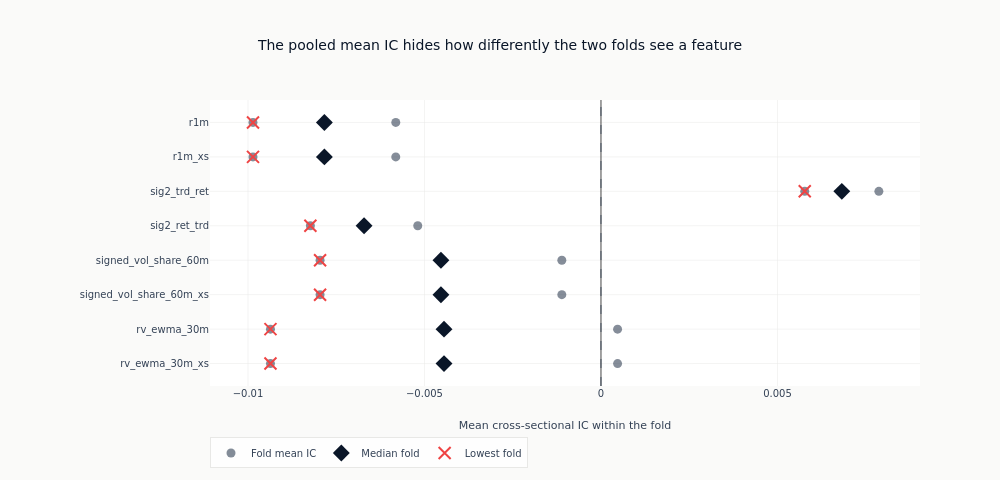

This figure's notebook cell:
### Code cell
stability_features = [name for name in reversed(leaders) if name in fold_stats]
if stability_features:
    fig = go.Figure()
    _ = fig.add_trace(
        go.Scatter(
            x=[value for name in stability_features for value in fold_stats[name]["fold_ics"]],
            y=[name for name in stability_features for _ in fold_stats[name]["fold_ics"]],
            mode="markers",
            marker={"color": COLORS["neutral"], "size": 9, "opacity": 0.6},
            name="Fold mean IC",
        )
    )
    _ = fig.add_trace(
        go.Scatter(
            x=[fold_stats[name]["median_fold_ic"] for name in stability_features],
            y=stability_features,
            mode="markers",
            marker={"color": COLORS["blue"], "size": 13, "symbol": "diamond"},
            name="Median fold",
        )
    )
    _ = fig.add_trace(
        go.Scatter(
            x=[fold_stats[name]["worst_fold_ic"] for name in stability_features],
            y=stability_features,
            mode="markers",
            marker={
                "color": COLORS["negative"],
                "size": 12,
                "symbol": "x-thin",
                "line": {"width": 2, "color": COLORS["negative"]},
            },
            name="Lowest fold",
        )
    )
    _ = fig.add_vline(x=0, line={"color": COLORS["neutral"], "width": 0.8, "dash": "dash"})
    fig.update_layout(
        title="The pooled mean IC hides how differently the two folds see a feature",
        xaxis_title="Mean cross-sectional IC within the fold",
        height=480,
        width=1000,
        margin={"l": 210},
        legend={"orientation": "h", "y": -0.18},
    )
    fig.show()

### Figure 1 — Plotly figure (JSON) as saved in the notebook; plotly's stock layout.template omitted (floating-point values rounded to 4 significant figures)
{"data": [{"marker": {"color": "#334155", "opacity": 0.6, "size": 9}, "mode": "markers", "name": "Fold mean IC", "type": "scatter", "x": [-0.009363, 0.0004704, -0.009363, 0.0004704, -0.007957, -0.001109, -0.007957, -0.001109, -0.00519, -0.008232, 0.005773, 0.007872, -0.009857, -0.005813, -0.009857, -0.005813], "y": ["rv_ewma_30m_xs", "rv_ewma_30m_xs", "rv_ewma_30m", "rv_ewma_30m", "signed_vol_share_60m_xs", "signed_vol_share_60m_xs", "signed_vol_share_60m", "signed_vol_share_60m", "sig2_ret_trd", "sig2_ret_trd", "sig2_trd_ret", "sig2_trd_ret", "r1m_xs", "r1m_xs", "r1m", "r1m"]}, {"marker": {"color": "#0a1628", "size": 13, "symbol": "diamond"}, "mode": "markers", "name": "Median fold", "type": "scatter", "x": [-0.004446, -0.004446, -0.004533, -0.004533, -0.006711, 0.006822, -0.007835, -0.007835], "y": ["rv_ewma_30m_xs", "rv_ewma_30m", "signed_vol_share_60m_xs", "signed_vol_share_60m", "sig2_ret_trd", "sig2_trd_ret", "r1m_xs", "r1m"]}, {"marker": {"color": "#ef4444", "line": {"color": "#ef4444", "width": 2}, "size": 12, "symbol": "x-thin"}, "mode": "markers", "name": "Lowest fold", "type": "scatter", "x": [-0.009363, -0.009363, -0.007957, -0.007957, -0.008232, 0.005773, -0.009857, -0.009857], "y": ["rv_ewma_30m_xs", "rv_ewma_30m", "signed_vol_share_60m_xs", "signed_vol_share_60m", "sig2_ret_trd", "sig2_trd_ret", "r1m_xs", "r1m"]}], "layout": {"height": 480, "legend": {"orientation": "h", "y": -0.18}, "margin": {"l": 210}, "shapes": [{"line": {"color": "#334155", "dash": "dash", "width": 0.8}, "type": "line", "x0": 0, "x1": 0, "xref": "x", "y0": 0, "y1": 1, "yref": "y domain"}], "title": {"text": "The pooled mean IC hides how differently the two folds see a feature"}, "width": 1000, "xaxis": {"title": {"text": "Mean cross-sectional IC within the fold"}}}}
